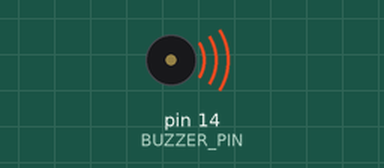
The sketch below on a simulated Arduino Uno, built with avr-gcc and run on an emulated ATmega328P. Parts: buzzer (waves = sounding).

Above: at 1.71 s.
At 6.0 s:
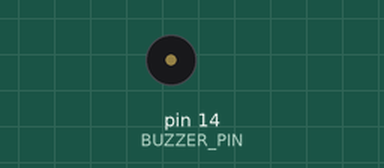
Timing chart, 0 to 8.1 s (numbered marks = the images above):
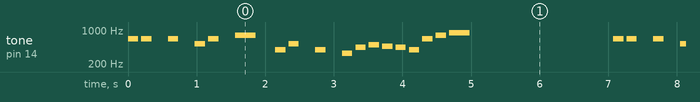

Measured:
- by itself, tone on pin 14 (BUZZER_PIN): plays 659 Hz for 0.15 s, 659 Hz for 0.15 s, 659 Hz for 0.15 s, 523 Hz for 0.15 s, 659 Hz for 0.15 s, 784 Hz for 0.30 s … (332 notes in this stretch)

The sketch:

sketch_nov4b.ino
```cpp
#include <Arduino.h>

#define BUZZER_PIN 14

// Mario main theme melody (片段)
int melody[] = {
  659, 659, 0, 659, 0, 523, 659, 0, 784, // 開頭
  0, 392, 523, 0, 392, 0, 330,           // 第二段
  440, 494, 466, 440, 392, 659, 784, 880 // 結尾
};

// 每個音符的長度 (ms)
int noteDurations[] = {
  150, 150, 150, 150, 150, 150, 150, 150, 300,
  150, 150, 150, 150, 150, 150, 150,
  150, 150, 150, 150, 150, 150, 150, 300
};

void setup() {
  pinMode(BUZZER_PIN, OUTPUT);
}

void loop() {
  for (int i = 0; i < sizeof(melody)/sizeof(int); i++) {
    if (melody[i] == 0) {
      // 休止符
      noTone(BUZZER_PIN);
    } else {
      tone(BUZZER_PIN, melody[i], noteDurations[i]);
    }
    delay(noteDurations[i] * 1.3); // 讓音符分明
  }
  delay(2000); // 播完一遍後暫停 2 秒
}
```
